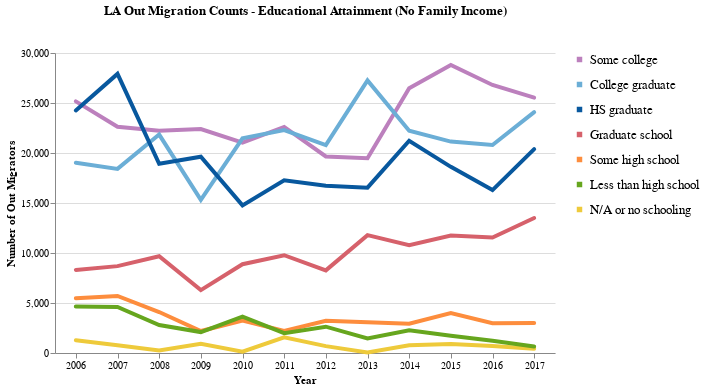

Source (notebook cell):
### Code cell
#Plotting via Altair
title=alt.TitleParams(text='LA Out Migration Counts - Educational Attainment (No Family Income)', anchor='middle', offset=30)
education = alt.Chart(educ).configure_axis(labelAngle=0).mark_line(strokeWidth=4, strokeCap='round').encode(
    x=alt.X('Year:O', 
            title='Year', 
            axis=alt.Axis(labelFlush=False, grid=False)), 
    y=alt.Y('Count', 
            title='Number of Out Migrators',
            scale=alt.Scale(domain=(0,30000))), 
    color=alt.Color('Education Level', 
                    title=None, 
                    scale=alt.Scale(domain=['Some college', 'College graduate', 'HS graduate',  'Graduate school', 'Some high school', 
                                            'Less than high school', 'N/A or no schooling',],
                                    range=['#bc80bd', '#6baed6', '#08589e', '#d6616b', '#fd8d3d', '#66a61e', '#eeca3b']))
).properties(width=500, title=title, background='white'
).configure_legend(labelFontSize=13, 
                   symbolStrokeWidth=5.5, 
                   symbolSize=30
).configure_view(strokeWidth=0)

education

### Figure 1 — Vega-Lite specification as saved in the notebook (floating-point values rounded to 4 significant figures)
{"$schema": "https://vega.github.io/schema/vega-lite/v2.6.0.json", "background": "white", "config": {"axis": {"labelAngle": 0}, "legend": {"labelFontSize": 13, "symbolSize": 30, "symbolStrokeWidth": 5.5}, "view": {"height": 300, "strokeWidth": 0, "width": 400}}, "data": {"name": "data-1e7601a913bb858e8c7d8c4934adc730"}, "datasets": {"data-1e7601a913bb858e8c7d8c4934adc730": [{"Count": 25164, "Education Level": "Some college", "Year": 2006}, {"Count": 1265, "Education Level": "N/A or no schooling", "Year": 2006}, {"Count": 19033, "Education Level": "College graduate", "Year": 2006}, {"Count": 8306, "Education Level": "Graduate school", "Year": 2006}, {"Count": 24256, "Education Level": "HS graduate", "Year": 2006}, {"Count": 5481, "Education Level": "Some high school", "Year": 2006}, {"Count": 4650, "Education Level": "Less than high school", "Year": 2006}, {"Count": 22627, "Education Level": "Some college", "Year": 2007}, {"Count": 766, "Education Level": "N/A or no schooling", "Year": 2007}, {"Count": 18414, "Education Level": "College graduate", "Year": 2007}, {"Count": 8687, "Education Level": "Graduate school", "Year": 2007}, {"Count": 27912, "Education Level": "HS graduate", "Year": 2007}, {"Count": 5708, "Education Level": "Some high school", "Year": 2007}, {"Count": 4598, "Education Level": "Less than high school", "Year": 2007}, {"Count": 22216, "Education Level": "Some college", "Year": 2008}, {"Count": 254, "Education Level": "N/A or no schooling", "Year": 2008}, {"Count": 21842, "Education Level": "College graduate", "Year": 2008}, {"Count": 9677, "Education Level": "Graduate school", "Year": 2008}, {"Count": 18922, "Education Level": "HS graduate", "Year": 2008}, {"Count": 4097, "Education Level": "Some high school", "Year": 2008}, {"Count": 2791, "Education Level": "Less than high school", "Year": 2008}, {"Count": 22401, "Education Level": "Some college", "Year": 2009}, {"Count": 929, "Education Level": "N/A or no schooling", "Year": 2009}, {"Count": 15306, "Education Level": "College graduate", "Year": 2009}, {"Count": 6285, "Education Level": "Graduate school", "Year": 2009}, {"Count": 19622, "Education Level": "HS graduate", "Year": 2009}, {"Count": 2197, "Education Level": "Some high school", "Year": 2009}, {"Count": 2092, "Education Level": "Less than high school", "Year": 2009}, {"Count": 21041, "Education Level": "Some college", "Year": 2010}, {"Count": 126, "Education Level": "N/A or no schooling", "Year": 2010}, {"Count": 21470, "Education Level": "College graduate", "Year": 2010}, {"Count": 8882, "Education Level": "Graduate school", "Year": 2010}, {"Count": 14761, "Education Level": "HS graduate", "Year": 2010}, {"Count": 3237, "Education Level": "Some high school", "Year": 2010}, {"Count": 3628, "Education Level": "Less than high school", "Year": 2010}, {"Count": 22601, "Education Level": "Some college", "Year": 2011}, {"Count": 1560, "Education Level": "N/A or no schooling", "Year": 2011}, {"Count": 22286, "Education Level": "College graduate", "Year": 2011}, {"Count": 9778, "Education Level": "Graduate school", "Year": 2011}, {"Count": 17268, "Education Level": "HS graduate", "Year": 2011}, {"Count": 2202, "Education Level": "Some high school", "Year": 2011}, {"Count": 1984, "Education Level": "Less than high school", "Year": 2011}, {"Count": 19653, "Education Level": "Some college", "Year": 2012}, {"Count": 687, "Education Level": "N/A or no schooling", "Year": 2012}, {"Count": 20790, "Education Level": "College graduate", "Year": 2012}, {"Count": 8262, "Education Level": "Graduate school", "Year": 2012}, {"Count": 16718, "Education Level": "HS graduate", "Year": 2012}, {"Count": 3220, "Education Level": "Some high school", "Year": 2012}, {"Count": 2632, "Education Level": "Less than high school", "Year": 2012}, {"Count": 19477, "Education Level": "Some college", "Year": 2013}, {"Count": 60, "Education Level": "N/A or no schooling", "Year": 2013}, {"Count": 27251, "Education Level": "College graduate", "Year": 2013}, {"Count": 11787, "Education Level": "Graduate school", "Year": 2013}, {"Count": 16531, "Education Level": "HS graduate", "Year": 2013}, {"Count": 3064, "Education Level": "Some high school", "Year": 2013}, {"Count": 1452, "Education Level": "Less than high school", "Year": 2013}, {"Count": 26486, "Education Level": "Some college", "Year": 2014}, {"Count": 781, "Education Level": "N/A or no schooling", "Year": 2014}, {"Count": 22222, "Education Level": "College graduate", "Year": 2014}, {"Count": 10771, "Education Level": "Graduate school", "Year": 2014}, {"Count": 21228, "Education Level": "HS graduate", "Year": 2014}, {"Count": 2934, "Education Level": "Some high school", "Year": 2014}, {"Count": 2277, "Education Level": "Less than high school", "Year": 2014}, {"Count": 28806, "Education Level": "Some college", "Year": 2015}, {"Count": 892, "Education Level": "N/A or no schooling", "Year": 2015}, {"Count": 21142, "Education Level": "College graduate", "Year": 2015}, {"Count": 11739, "Education Level": "Graduate school", "Year": 2015}, {"Count": 18614, "Education Level": "HS graduate", "Year": 2015}, {"Count": 3999, "Education Level": "Some high school", "Year": 2015}, {"Count": 1726, "Education Level": "Less than high school", "Year": 2015}, {"Count": 26807, "Education Level": "Some college", "Year": 2016}, {"Count": 688, "Education Level": "N/A or no schooling", "Year": 2016}, {"Count": 20795, "Education Level": "College graduate", "Year": 2016}, {"Count": 11551, "Education Level": "Graduate school", "Year": 2016}, {"Count": 16294, "Education Level": "HS graduate", "Year": 2016}, {"Count": 2980, "Education Level": "Some high school", "Year": 2016}, {"Count": 1224, "Education Level": "Less than high school", "Year": 2016}, {"Count": 25536, "Education Level": "Some college", "Year": 2017}, {"Count": 431, "Education Level": "N/A or no schooling", "Year": 2017}, {"Count": 24081, "Education Level": "College graduate", "Year": 2017}, {"Count": 13494, "Education Level": "Graduate school", "Year": 2017}, {"Count": 20390, "Education Level": "HS graduate", "Year": 2017}, {"Count": 2988, "Education Level": "Some high school", "Year": 2017}, {"Count": 648, "Education Level": "Less than high school", "Year": 2017}]}, "encoding": {"color": {"field": "Education Level", "scale": {"domain": ["Some college", "College graduate", "HS graduate", "Graduate school", "Some high school", "Less than high school", "N/A or no schooling"], "range": ["#bc80bd", "#6baed6", "#08589e", "#d6616b", "#fd8d3d", "#66a61e", "#eeca3b"]}, "title": null, "type": "nominal"}, "x": {"axis": {"grid": false, "labelFlush": false}, "field": "Year", "title": "Year", "type": "ordinal"}, "y": {"field": "Count", "scale": {"domain": [0, 30000]}, "title": "Number of Out Migrators", "type": "quantitative"}}, "mark": {"strokeCap": "round", "strokeWidth": 4, "type": "line"}, "title": {"anchor": "middle", "offset": 30, "text": "LA Out Migration Counts - Educational Attainment (No Family Income)"}, "width": 500}
